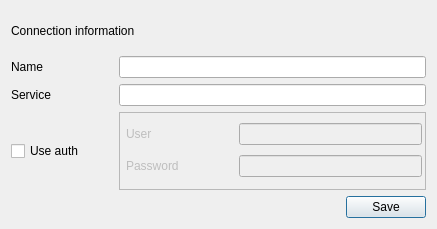
<?xml version="1.0" encoding="UTF-8"?>
<ui version="4.0">
 <class>sosServer</class>
 <widget class="QDialog" name="sosServer">
  <property name="geometry">
   <rect>
    <x>0</x>
    <y>0</y>
    <width>437</width>
    <height>229</height>
   </rect>
  </property>
  <property name="windowTitle">
   <string>istSOS server</string>
  </property>
  <layout class="QVBoxLayout" name="verticalLayout" stretch="1,1,1,2,1">
   <item>
    <widget class="QLabel" name="label">
     <property name="text">
      <string>Connection information</string>
     </property>
    </widget>
   </item>
   <item>
    <layout class="QHBoxLayout" name="layoutName" stretch="1,1,6">
     <item>
      <widget class="QLabel" name="label_6">
       <property name="text">
        <string>Name</string>
       </property>
      </widget>
     </item>
     <item>
      <spacer name="horizontalSpacer_5">
       <property name="orientation">
        <enum>Qt::Horizontal</enum>
       </property>
       <property name="sizeHint" stdset="0">
        <size>
         <width>40</width>
         <height>20</height>
        </size>
       </property>
      </spacer>
     </item>
     <item>
      <widget class="QLineEdit" name="serverName"/>
     </item>
    </layout>
   </item>
   <item>
    <layout class="QHBoxLayout" name="layoutServer" stretch="1,1,6">
     <item>
      <widget class="QLabel" name="label_2">
       <property name="text">
        <string>Service</string>
       </property>
      </widget>
     </item>
     <item>
      <spacer name="horizontalSpacer">
       <property name="orientation">
        <enum>Qt::Horizontal</enum>
       </property>
       <property name="sizeHint" stdset="0">
        <size>
         <width>38</width>
         <height>20</height>
        </size>
       </property>
      </spacer>
     </item>
     <item>
      <widget class="QLineEdit" name="serverUrl"/>
     </item>
    </layout>
   </item>
   <item>
    <layout class="QHBoxLayout" name="layoutAuth" stretch="2,6">
     <item>
      <widget class="QCheckBox" name="useAuth">
       <property name="text">
        <string>Use auth</string>
       </property>
      </widget>
     </item>
     <item>
      <widget class="QFrame" name="frameAuth">
       <property name="enabled">
        <bool>false</bool>
       </property>
       <property name="frameShape">
        <enum>QFrame::StyledPanel</enum>
       </property>
       <property name="frameShadow">
        <enum>QFrame::Raised</enum>
       </property>
       <layout class="QVBoxLayout" name="verticalLayout_3">
        <property name="spacing">
         <number>3</number>
        </property>
        <property name="margin">
         <number>3</number>
        </property>
        <item>
         <layout class="QHBoxLayout" name="horizontalLayout_4" stretch="2,1,5">
          <property name="leftMargin">
           <number>3</number>
          </property>
          <item>
           <widget class="QLabel" name="label_4">
            <property name="text">
             <string>User</string>
            </property>
           </widget>
          </item>
          <item>
           <spacer name="horizontalSpacer_3">
            <property name="orientation">
             <enum>Qt::Horizontal</enum>
            </property>
            <property name="sizeHint" stdset="0">
             <size>
              <width>40</width>
              <height>20</height>
             </size>
            </property>
           </spacer>
          </item>
          <item>
           <widget class="QLineEdit" name="authUser"/>
          </item>
         </layout>
        </item>
        <item>
         <layout class="QHBoxLayout" name="horizontalLayout_5" stretch="2,1,5">
          <property name="leftMargin">
           <number>3</number>
          </property>
          <item>
           <widget class="QLabel" name="label_5">
            <property name="text">
             <string>Password</string>
            </property>
           </widget>
          </item>
          <item>
           <spacer name="horizontalSpacer_4">
            <property name="orientation">
             <enum>Qt::Horizontal</enum>
            </property>
            <property name="sizeHint" stdset="0">
             <size>
              <width>40</width>
              <height>20</height>
             </size>
            </property>
           </spacer>
          </item>
          <item>
           <widget class="QLineEdit" name="authPassword">
            <property name="echoMode">
             <enum>QLineEdit::Password</enum>
            </property>
           </widget>
          </item>
         </layout>
        </item>
       </layout>
      </widget>
     </item>
    </layout>
   </item>
   <item>
    <widget class="QDialogButtonBox" name="buttonBox">
     <property name="standardButtons">
      <set>QDialogButtonBox::Save</set>
     </property>
    </widget>
   </item>
  </layout>
 </widget>
 <resources/>
 <connections/>
</ui>
